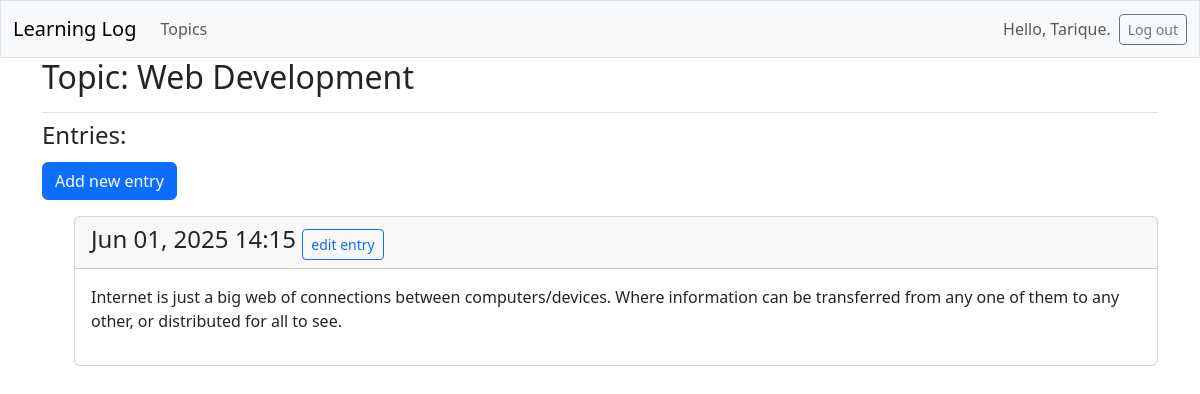
Page /topics/4/ (signed in) on the committed database.
### learning_logs/models.py (models this page shows, shortened)
class Topic(models.Model):
    text = models.CharField(max_length=200)
    date_added = models.DateTimeField(auto_now_add = True)
    owner = models.ForeignKey(User, on_delete=models.CASCADE)
    def __str__(self):
        return self.text

class Entry(models.Model):
    topic = models.ForeignKey(Topic,on_delete = models.CASCADE)
    text = models.TextField()
    date_added = models.DateTimeField(auto_now_add = True)
    class Meta:
        verbose_name_plural = 'entries'

### learning_logs/views.py (the view)
# urls.py: path('topics/<int:topic_id>/',views.topic,name='topic'),
@login_required
def topic(request, topic_id):
    topic = Topic.objects.get(id=topic_id)
    if topic.owner != request.user:
        raise Http404
    entries = topic.entry_set.order_by('-date_added')
    context = {'topic': topic, 'entries': entries}
    return render(request, 'learning_logs/topic.html', context)

### learning_logs/templates/learning_logs/topic.html
{% extends 'learning_logs/base.html' %}
{% block page_header %}
  <h2>Topic: {{ topic }}</h2>
{% endblock page_header %}
{% block content %}
  <h4>Entries:</h4>
  <p>
    <a class="btn btn-primary mt-1" href="{% url 'learning_logs:new_entry' topic.id %}">Add new entry</a>
  </p>
  <ul>
    {% for entry in entries %}
    <div class="card mb-3">
      <h4 class="card-header">
        {{ entry.date_added|date:'M d, Y H:i' }}
        <small><a class="btn btn-outline-primary btn-sm mt-1" href="{% url 'learning_logs:edit_entry' entry.id %}">
          edit entry</a></small>
      </h4>
      <div class="card-body">{{ entry.text|linebreaks }}</div>
    </div>
  {% empty %}
    <p>There are no entries for this topic yet.</p>
  {% endfor %}
  </ul>
{% endblock content %}

### learning_logs/templates/learning_logs/base.html (shortened to what this page needs)
<!doctype html>
<html lang="en">
<head>
  {% load django_bootstrap5 %}
  {% bootstrap_css %}
</head>
<body>
  <nav class="navbar navbar-expand-md navbar-light bg-light md-4 border">
    <div class="container-fluid">
      <a class="navbar-brand" href="{% url 'learning_logs:index' %}">Learning Log</a>
      <div class="collapse navbar-collapse" id="navbarCollapse">
        <ul class="navbar-nav me-auto mb-2 mb-md-0">
          <li class="nav-item">
            <a class="nav-link" href="{% url 'learning_logs:topics' %}">Topics</a></li>
        </ul>
        <ul class="navbar-nav ms-auto mb-2 mb-md-0">
          {% if user.is_authenticated %}
            <li class="nav-item">
              <span class="navbar-text me-2">Hello, {{ user.username }}.
                </span></li>
          {% endif %}
        </ul>
        {% if user.is_authenticated %}
          <form action="{% url 'accounts:logout' %}" method="post">
            <button name="submit" class="btn btn-outline-secondary btn-sm">Log out</button>
          </form>
        {% endif %}
      </div>
    </div>
  </nav>
  <main class="container">
    <div class="pb-2 mb-2 border-bottom">
      {% block page_header %}{% endblock page_header %}
    </div>
    <div>
      {% block content %}{% endblock content %}
    </div>
  </main>
</body>
</html>

### rows in the picture
Topic: text "Web Development"
Entry: date_added "Jun 01, 2025 14:15", text "Internet is just a big web of connections between computers/devices. Where information can be transferred from any one of them to any other, or distributed for all to see."

### other values in the picture
{{ user.username }} "Tarique"
